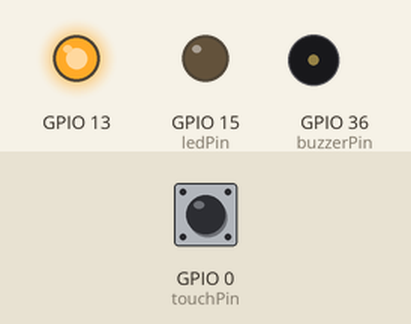
A sketch run on a simulated ESP32. On the bench: output pins drawn as LEDs (lit = HIGH), buzzer (waves = sounding, pin HIGH). The test bench sets the inputs (shaded band); at power-on: GPIO 0 (touchPin) HIGH. What the sketch prints to the serial monitor is not drawn.

Above: at 0.0 s.
At 8.1 s:
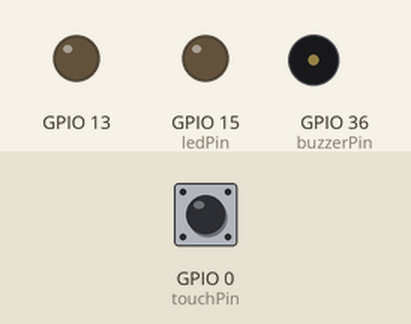
Timing chart, 0 to 9.6 s (numbered marks = the images above):
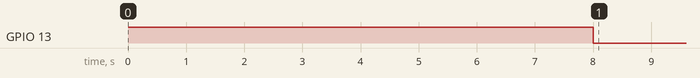

The sketch:

Lab_7.ino
```cpp
int buzzerPin = A0;
int ledPin = 15;
int touchPin = 0;

int sensorValue = 0;
int sensorMin = 1023;
int sensorMax = 0;
int len = 0;
int total = 0;

int average;


void setup() {
  pinMode(ledPin, OUTPUT);
  pinMode(buzzerPin,OUTPUT);
  pinMode(13, OUTPUT);

  digitalWrite(13, HIGH);
  while (millis() < 8000) {
    sensorValue = touchRead(touchPin);
    // record the maximum sensor value
    if (sensorValue > sensorMax) {
      sensorMax = sensorValue;
    }

    // record the minimum sensor value
    if (sensorValue < sensorMin) {
      sensorMin = sensorValue;
    }

    total += sensorValue;
    len++;
  }


  digitalWrite(13, LOW);

  Serial.print("Minimum Value:");
  Serial.print(sensorMin);
  Serial.print(" Maximum Value:");
  Serial.println(sensorMax);
  delay(500);
}

void loop() {
  Serial.print("Original Value:");
  sensorValue = touchRead(touchPin);
  Serial.println(sensorValue);

  sensorValue = constrain(sensorValue, sensorMin, sensorMax);

  average = ((total / len));
//  if (sensorValue > average){
//    tone(buzzerPin, 200, 500);
//  }


  sensorValue = map(sensorValue, sensorMin, sensorMax, 0, 255);

  Serial.print("Converted Value (Within Range of 0-255):");
  Serial.println(sensorValue);

  if (sensorValue > 50){
    tone(buzzerPin, sensorValue, 100);
  }

//  tone(buzzerPin, sensorValue, 1);

  analogWrite(ledPin, sensorValue);

  total += sensorValue;
  len++;

  Serial.print("Average: ");
  Serial.print(average);
  Serial.print(" Total: ");
  Serial.print(total);
  Serial.print(" Len: ");
  Serial.print(len);
  Serial.print(" Changed sensor value: ");
  Serial.print(sensorValue);
  Serial.println("");

  //tone(buzzerPin, sensorValue, 500);


}
```
